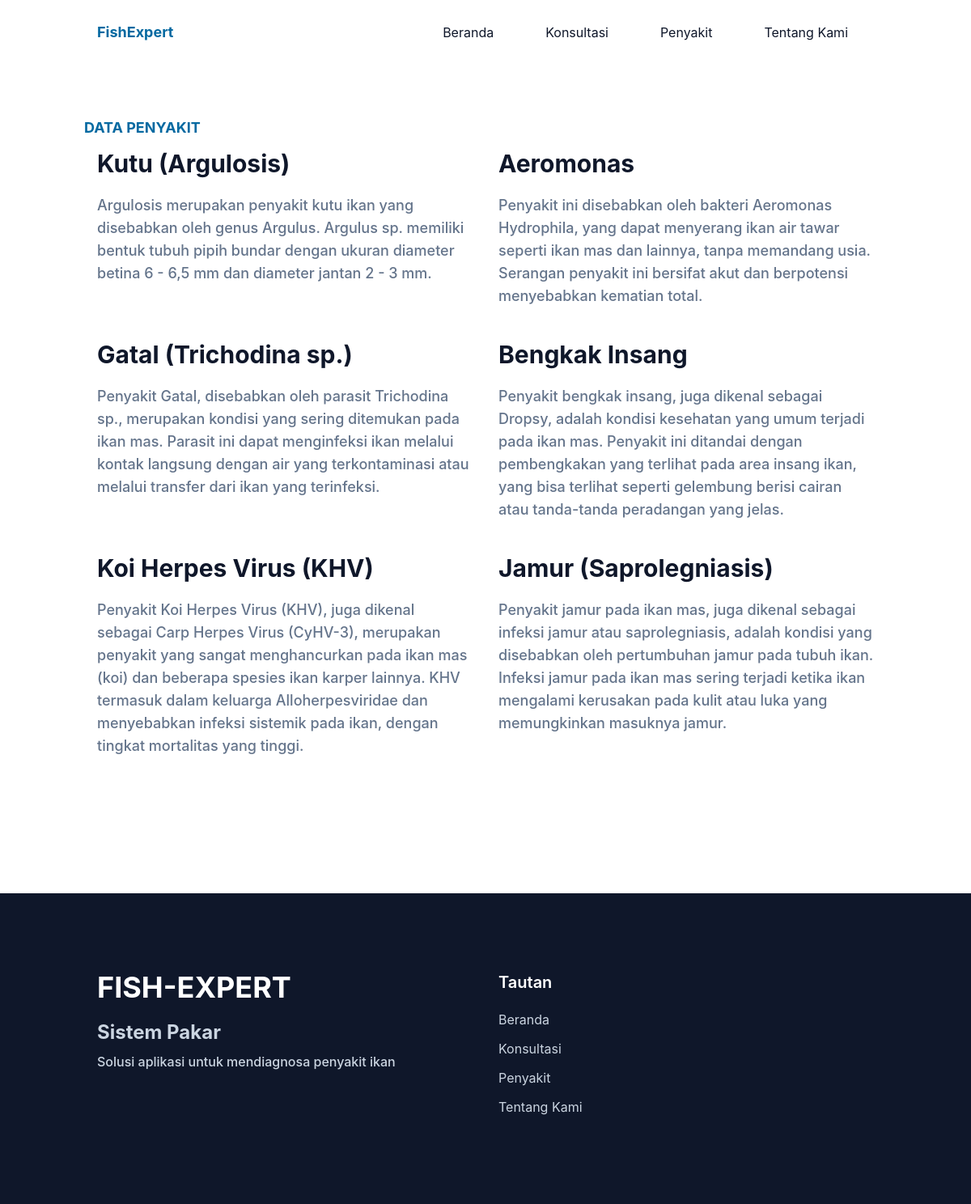
Screenshot of /penyakit.php with the database file from the repository.
### tables this page shows
CREATE TABLE `tb_penyakit` (
  `id` int(11) NOT NULL,
  `kdpenyakit` varchar(3) DEFAULT NULL,
  `nama_penyakit` varchar(100) DEFAULT NULL,
  `definisi` text DEFAULT NULL,
  `solusi` text NOT NULL,
  `pencegahan` text NOT NULL,
  `gambar` varchar(100) NOT NULL
);

### penyakit.php (the view, shortened to what this page needs)
<!DOCTYPE html>
<html lang="en">
  <head>
    <link href="dist/output.css" rel="stylesheet" />
  </head>
  <body>
    <header class="bg-transparent absolute top-0 left-0 w-full flex items-center z-10">
      <div class="container">
        <div class="flex items-center justify-between relative">
          <div class="px-4">
            <a href="./index.php" class="font-bold text-lg text-primary block py-6"
              >FishExpert</a
            >
          </div>
          <div class="flex items-center px-4">
            <nav
              id="nav-menu"
              class="hidden absolute py-5 bg-white shadow-lg rounded-lg max-w-[250px] w-full right-4 top-full lg:block lg:static lg:bg-transparent lg:max-w-full lg:shadow-none lg:rounded-none"
            >
              <ul class="block lg:flex">
                <li class="group">
                  <a
                    href="./index.php"
                    class="text-base text-dark py-2 mx-8 flex group-hover:text-primary"
                    >Beranda</a
                  >
                </li>
                <li class="group">
                  <a
                    href="./konsultasi.php"
                    class="text-base text-dark py-2 mx-8 flex group-hover:text-primary"
                    >Konsultasi</a
                  >
                </li>
                <li class="group">
                  <a
                    href="./penyakit.php"
                    class="text-base text-dark py-2 mx-8 flex group-hover:text-primary"
                    >Penyakit</a
                  >
                </li>
                <li class="group">
                  <a
                    href="./about.php" id="about"
                    class="text-base text-dark py-2 mx-8 flex group-hover:text-primary"
                    >Tentang Kami</a
                  >
                </li>
              </ul>
            </nav>
          </div>
        </div>
      </div>
    </header>
    <section id="about" class="pt-36 pb-32">
      <div class="container">
      <h4 class="font-bold uppercase text-primary text-lg mb-3">
              DATA PENYAKIT
            </h4>
        <div class="flex flex-wrap">
        <?php
                include "koneksi.php";
                $sql = "SELECT * FROM tb_penyakit  ORDER BY kdpenyakit";
                $qry = mysqli_query($koneksi, $sql) or die("SQL Error" . mysqli_error($koneksi));
                while ($data = mysqli_fetch_array($qry)) {
                ?>
          <div class="w-full px-4 mb-10 lg:w-1/2">
            <h2 class="font-bold text-dark text-3xl mb-5 max-w-md lg:text-2xl">
              <a href="detail.php?kdpenyakit=<?=$data['kdpenyakit']?>"><?php echo $data['nama_penyakit']; ?></a>
            </h2>
            <p class="font-medium text-base text-secondary max-w-xl lg:text-lg">
              <?php echo $data['definisi']; ?>
            </p>
          </div>
          <?php } ?>
        </div>
      </div>
    </section>
    <footer class="bg-dark pt-24 pb-12">
      <div class="container">
        <div class="flex flex-wrap">
          <div class="w-full px-4 mb-12 text-slate-300 font-medium md:w-1/2">
            <h2 class="font-bold text-4xl text-white mb-5">FISH-EXPERT</h2>
            <h3 class="font-bold text-2xl mb-2">Sistem Pakar</h3>
            <p>Solusi aplikasi untuk mendiagnosa penyakit ikan</p>
          </div>
          <div class="w-full px-4 mb-12 md:w-1/2">
            <h3 class="font-semibold text-xl text-white mb-5">Tautan</h3>
            <ul class="text-slate-300">
              <li>
                <a
                  href="index.php"
                  class="inline-block text-base hover:text-primary mb-3"
                  >Beranda</a
                >
              </li>
              <li>
                <a
                  href="konsultasi.php"
                  class="inline-block text-base hover:text-primary mb-3"
                  >Konsultasi</a
                >
              </li>
              <li>
                <a
                  href="penyakit.php"
                  class="inline-block text-base hover:text-primary mb-3"
                  >Penyakit</a
                >
              </li>
              <li>
                <a
                  href="index.php"
                  class="inline-block text-base hover:text-primary mb-3"
                  >Tentang Kami</a
                >
              </li>
            </ul>
          </div>
        </div>
      </div>
    </footer>
  </body>
</html>

### rows the page displays
tb_penyakit: nama_penyakit "Kutu (Argulosis)", definisi "Argulosis merupakan penyakit kutu ikan yang disebabkan oleh genus Argulus. Argulus sp. memiliki bentuk tubuh pipih bundar dengan ukuran diameter betina 6 - 6,5 mm dan diameter jantan 2 - 3 mm."
tb_penyakit: nama_penyakit "Aeromonas", definisi "Penyakit ini disebabkan oleh bakteri Aeromonas Hydrophila, yang dapat menyerang ikan air tawar seperti ikan mas dan lainnya, tanpa memandang usia. Serangan penyakit ini bersifat akut dan berpotensi menyebabkan kematian total."
tb_penyakit: nama_penyakit "Gatal (Trichodina sp.)", definisi "Penyakit Gatal, disebabkan oleh parasit Trichodina sp., merupakan kondisi yang sering ditemukan pada ikan mas. Parasit ini dapat menginfeksi ikan melalui kontak langsung dengan air yang terkontaminasi atau melalui transfer dari ikan yang terinfeksi."
tb_penyakit: nama_penyakit "Bengkak Insang", definisi "Penyakit bengkak insang, juga dikenal sebagai Dropsy, adalah kondisi kesehatan yang umum terjadi pada ikan mas. Penyakit ini ditandai dengan pembengkakan yang terlihat pada area insang ikan, yang bisa terlihat seperti gelembung berisi cairan atau tanda-tanda peradangan yang jelas."
tb_penyakit: nama_penyakit "Koi Herpes Virus (KHV)", definisi "Penyakit Koi Herpes Virus (KHV), juga dikenal sebagai Carp Herpes Virus (CyHV-3), merupakan penyakit yang sangat menghancurkan pada ikan mas (koi) dan beberapa spesies ikan karper lainnya. KHV termasuk dalam keluarga Alloherpesviridae dan menyebabkan infeksi sistemik pada ikan, dengan tingkat mortalitas yang tinggi."
tb_penyakit: nama_penyakit "Jamur (Saprolegniasis)", definisi "Penyakit jamur pada ikan mas, juga dikenal sebagai infeksi jamur atau saprolegniasis, adalah kondisi yang disebabkan oleh pertumbuhan jamur pada tubuh ikan. Infeksi jamur pada ikan mas sering terjadi ketika ikan mengalami kerusakan pada kulit atau luka yang memungkinkan masuknya jamur."
